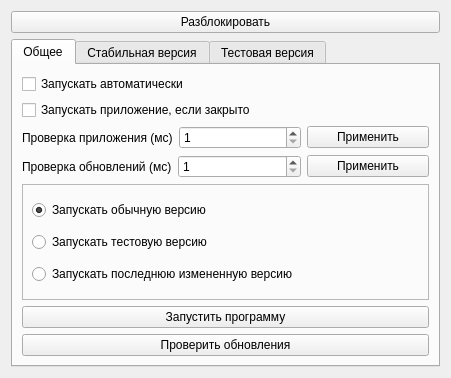
<?xml version="1.0" encoding="UTF-8"?>
<ui version="4.0">
 <class>FormSettings</class>
 <widget class="QWidget" name="FormSettings">
  <property name="geometry">
   <rect>
    <x>0</x>
    <y>0</y>
    <width>451</width>
    <height>378</height>
   </rect>
  </property>
  <property name="windowTitle">
   <string>Settings</string>
  </property>
  <layout class="QVBoxLayout" name="verticalLayout_3">
   <item>
    <widget class="QPushButton" name="pushButtonUnlock">
     <property name="text">
      <string>Разблокировать</string>
     </property>
    </widget>
   </item>
   <item>
    <widget class="QTabWidget" name="tabWidget">
     <property name="currentIndex">
      <number>0</number>
     </property>
     <widget class="QWidget" name="tab">
      <attribute name="title">
       <string>Общее</string>
      </attribute>
      <layout class="QVBoxLayout" name="verticalLayout">
       <item>
        <widget class="QCheckBox" name="checkBoxAutoRun">
         <property name="text">
          <string>Запускать автоматически</string>
         </property>
        </widget>
       </item>
       <item>
        <widget class="QCheckBox" name="checkBoxRunIfClose">
         <property name="text">
          <string>Запускать приложение, если закрыто</string>
         </property>
        </widget>
       </item>
       <item>
        <layout class="QHBoxLayout" name="horizontalLayout_4">
         <item>
          <widget class="QLabel" name="label_2">
           <property name="text">
            <string>Проверка приложения (мс)</string>
           </property>
          </widget>
         </item>
         <item>
          <widget class="QSpinBox" name="spinBoxIntervalCheckApp">
           <property name="minimum">
            <number>1</number>
           </property>
           <property name="maximum">
            <number>999999999</number>
           </property>
           <property name="singleStep">
            <number>1000</number>
           </property>
          </widget>
         </item>
         <item>
          <widget class="QPushButton" name="pushButtonApplyIntervalCheckApp">
           <property name="text">
            <string>Применить</string>
           </property>
          </widget>
         </item>
        </layout>
       </item>
       <item>
        <layout class="QHBoxLayout" name="horizontalLayout_3">
         <item>
          <widget class="QLabel" name="label">
           <property name="text">
            <string>Проверка обновлений (мс)</string>
           </property>
          </widget>
         </item>
         <item>
          <widget class="QSpinBox" name="spinBoxIntervalUpdate">
           <property name="minimum">
            <number>1</number>
           </property>
           <property name="maximum">
            <number>999999999</number>
           </property>
           <property name="singleStep">
            <number>1000</number>
           </property>
          </widget>
         </item>
         <item>
          <widget class="QPushButton" name="pushButtonApplyIntervalUpdate">
           <property name="text">
            <string>Применить</string>
           </property>
          </widget>
         </item>
        </layout>
       </item>
       <item>
        <widget class="QFrame" name="frame_2">
         <property name="frameShape">
          <enum>QFrame::StyledPanel</enum>
         </property>
         <property name="frameShadow">
          <enum>QFrame::Raised</enum>
         </property>
         <layout class="QVBoxLayout" name="verticalLayout_2">
          <item>
           <widget class="QRadioButton" name="radioButtonRunStandartApp">
            <property name="text">
             <string>Запускать обычную версию</string>
            </property>
            <property name="checked">
             <bool>true</bool>
            </property>
           </widget>
          </item>
          <item>
           <widget class="QRadioButton" name="radioButtonRunTestApp">
            <property name="text">
             <string>Запускать тестовую версию</string>
            </property>
           </widget>
          </item>
          <item>
           <widget class="QRadioButton" name="radioButtonRunLastApp">
            <property name="text">
             <string>Запускать последнюю измененную версию</string>
            </property>
           </widget>
          </item>
         </layout>
        </widget>
       </item>
       <item>
        <widget class="QPushButton" name="pushButtonRunApp">
         <property name="text">
          <string>Запустить программу</string>
         </property>
        </widget>
       </item>
       <item>
        <widget class="QPushButton" name="pushButtonCheckUpdate">
         <property name="text">
          <string>Проверить обновления</string>
         </property>
        </widget>
       </item>
      </layout>
     </widget>
     <widget class="QWidget" name="tab_2">
      <attribute name="title">
       <string>Стабильная версия</string>
      </attribute>
      <layout class="QVBoxLayout" name="verticalLayout_5">
       <item>
        <widget class="QCheckBox" name="checkBoxUpdate">
         <property name="text">
          <string>Обновлять</string>
         </property>
        </widget>
       </item>
       <item>
        <layout class="QHBoxLayout" name="horizontalLayout_2">
         <item>
          <widget class="QLabel" name="label_3">
           <property name="text">
            <string>Хранение последней версии</string>
           </property>
          </widget>
         </item>
         <item>
          <widget class="QLineEdit" name="lineEditPathLastVersion"/>
         </item>
         <item>
          <widget class="QPushButton" name="pushButtonApplyPathLastVersion">
           <property name="text">
            <string>Применить</string>
           </property>
          </widget>
         </item>
        </layout>
       </item>
       <item>
        <layout class="QHBoxLayout" name="horizontalLayout_5">
         <item>
          <widget class="QLabel" name="labelVersion">
           <property name="text">
            <string>none</string>
           </property>
          </widget>
         </item>
         <item>
          <widget class="QPushButton" name="pushButtonRebootVersion">
           <property name="text">
            <string>Сбросить версию</string>
           </property>
          </widget>
         </item>
        </layout>
       </item>
      </layout>
     </widget>
     <widget class="QWidget" name="tab_3">
      <attribute name="title">
       <string>Тестовая версия</string>
      </attribute>
      <layout class="QVBoxLayout" name="verticalLayout_4">
       <item>
        <widget class="QCheckBox" name="checkBoxUpdateTestVersion">
         <property name="text">
          <string>Обновлять тестовую версию</string>
         </property>
        </widget>
       </item>
       <item>
        <layout class="QHBoxLayout" name="horizontalLayout">
         <item>
          <widget class="QLabel" name="label_4">
           <property name="text">
            <string>Хранение последней тестовой версии</string>
           </property>
          </widget>
         </item>
         <item>
          <widget class="QLineEdit" name="lineEditTestPathLastVersion">
           <property name="echoMode">
            <enum>QLineEdit::Password</enum>
           </property>
          </widget>
         </item>
         <item>
          <widget class="QPushButton" name="pushButtonApplyTestPathLastVersion">
           <property name="text">
            <string>Применить</string>
           </property>
          </widget>
         </item>
        </layout>
       </item>
       <item>
        <layout class="QHBoxLayout" name="horizontalLayout_6">
         <item>
          <widget class="QLabel" name="labelTestVersion">
           <property name="text">
            <string>none</string>
           </property>
          </widget>
         </item>
         <item>
          <widget class="QPushButton" name="pushButtonRebootTestVersion">
           <property name="text">
            <string>Сбросить тестовую версию</string>
           </property>
          </widget>
         </item>
        </layout>
       </item>
      </layout>
     </widget>
    </widget>
   </item>
  </layout>
 </widget>
 <resources/>
 <connections/>
</ui>
